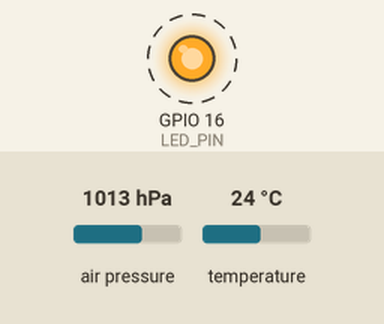
Recording of a sketch running on a simulated ESP8266 (NodeMCU). Shown: output pins drawn as LEDs (lit = HIGH). Wiring (inferred from the names in the program): BMP280 pressure sensor at I2C address 0x76. Dashed ring = blinking. The test bench sets the inputs (shaded band); at power-on: air pressure 1013 hPa, temperature 24 °C. What the sketch prints to the serial monitor is not drawn.

Above: at 6.6 s.
Timing chart, 0 to 10.8 s (numbered marks = the images above):
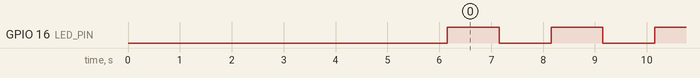

The sketch:

bmp280.ino
```cpp
#include <Wire.h>

/*most of these code stolen from https://github.com/kriswiner/ESP8266/blob/master/BMP280_ESP8266.ino */

#define I2C_DISPLAY_ADDRESS 0x3c
#define I2C_DISPLAY_DEVICE 4
char i2c_dev[I2C_DISPLAY_DEVICE][32]; // Array on string displayed

#define LED_PIN   16

// I2C Pins Settings
#define SDA_PIN   5
#define SDC_PIN   4

enum Posr {
  P_OSR_00 = 0,  // no op
  P_OSR_01,
  P_OSR_02,
  P_OSR_04,
  P_OSR_08,
  P_OSR_16
};

enum Tosr {
  T_OSR_00 = 0,  // no op
  T_OSR_01,
  T_OSR_02,
  T_OSR_04,
  T_OSR_08,
  T_OSR_16
};

enum IIRFilter {
  full = 0,  // bandwidth at full sample rate
  BW0_223ODR,
  BW0_092ODR,
  BW0_042ODR,
  BW0_021ODR // bandwidth at 0.021 x sample rate
};

enum Mode {
  BMP280Sleep = 0,
  forced,
  forced2,
  normal
};

enum SBy {
  t_00_5ms = 0,
  t_62_5ms,
  t_125ms,
  t_250ms,
  t_500ms,
  t_1000ms,
  t_2000ms,
  t_4000ms,
};


#define BMP280_ADDRESS 0x76 // Address of BMP280 altimeter when ADO = 0

// BMP280 registers
#define BMP280_TEMP_XLSB  0xFC
#define BMP280_TEMP_LSB   0xFB
#define BMP280_TEMP_MSB   0xFA
#define BMP280_PRESS_XLSB 0xF9
#define BMP280_PRESS_LSB  0xF8
#define BMP280_PRESS_MSB  0xF7
#define BMP280_CONFIG     0xF5
#define BMP280_CTRL_MEAS  0xF4
#define BMP280_STATUS     0xF3
#define BMP280_RESET      0xE0
#define BMP280_ID         0xD0  // should be 0x58
#define BMP280_CALIB00 0x88


// Specify BMP280 configuration
uint8_t Posr = P_OSR_16, Tosr = T_OSR_02, Mode = normal, IIRFilter = BW0_042ODR, SBy = t_62_5ms;     // set pressure amd temperature output data rate
// t_fine carries fine temperature as global value for BMP280
int32_t t_fine;

// BMP280 compensation parameters
uint16_t dig_T1, dig_P1;
int16_t  dig_T2, dig_T3, dig_P2, dig_P3, dig_P4, dig_P5, dig_P6, dig_P7, dig_P8, dig_P9;
double Temperature, Pressure; // stores BMP280 pressures sensor pressure and temperature
int32_t rawPress, rawTemp;   // pressure and temperature raw count output for BMP280

int16_t tempCount, rawPressure, rawTemperature;   // pressure, temperature raw count output
float   temperature, pressure, altitude; // Stores the MPU9250 internal chip temperature in degrees Celsius


uint32_t delt_t = 0, count = 0, sumCount = 0; // used to control display output rate

/* ======================================================================
  Function: i2cScan
  Purpose : scan I2C bus
  Input   : specifc address if looking for just 1 specific device
  Output  : number of I2C devices seens
  Comments: -
  ====================================================================== */
uint8_t i2c_scan(uint8_t address = 0xff)
{
  uint8_t error;
  int nDevices;
  uint8_t start = 1 ;
  uint8_t end   = 0x7F ;
  uint8_t index = 0;
  char device[16];
  char buffer[32];

  if (address >= start && address <= end) {
    start = address;
    end   = address + 1;
    Serial.print(F("Searching for device at address 0x"));
    Serial.printf("%02X ", address);
  } else {
    Serial.println(F("Scanning I2C bus ..."));
  }

  nDevices = 0;
  for (address = start; address < end; address++ ) {
    // The i2c_scanner uses the return value of
    // the Write.endTransmisstion to see if
    // a device did acknowledge to the address.
    Wire.beginTransmission(address);
    error = Wire.endTransmission();

    if (error == 0) {
      Serial.printf("Device ");

      if (address == 0x40)
        strcpy(device, "TH02" );
      else if (address == 0x29 || address == 0x39 || address == 0x49)
        strcpy(device, "TSL2561" );
      else if (address == I2C_DISPLAY_ADDRESS || address == I2C_DISPLAY_ADDRESS + 1)
        strcpy(device, "OLED SSD1306" );
      else if (address == 0x64)
        strcpy(device, "ATSHA204" );
      else
        strcpy(device, "Unknown" );

      sprintf(buffer, "0x%02X : %s", address, device );
      if (index < I2C_DISPLAY_DEVICE) {
        strcpy(i2c_dev[index++], buffer );
      }

      Serial.println(buffer);
      nDevices++;
    }
    else if (error == 4)
    {
      Serial.printf("Unknow error at address 0x%02X", address);
    }

    yield();
  }
  if (nDevices == 0)
    Serial.println(F("No I2C devices found"));
  else
    Serial.printf("Scan done, %d device found\r\n", nDevices);

  return nDevices;
}

//===================================================================================================================
//====== Set of useful function to access acceleration. gyroscope, magnetometer, and temperature data
//===================================================================================================================
int32_t readBMP280Temperature()
{
  uint8_t rawData[3];  // 20-bit pressure register data stored here
  readBytes(BMP280_ADDRESS, BMP280_TEMP_MSB, 3, &rawData[0]);
  return (int32_t) (((int32_t) rawData[0] << 16 | (int32_t) rawData[1] << 8 | rawData[2]) >> 4);
}

int32_t readBMP280Pressure()
{
  uint8_t rawData[3];  // 20-bit pressure register data stored here
  readBytes(BMP280_ADDRESS, BMP280_PRESS_MSB, 3, &rawData[0]);
  return (int32_t) (((int32_t) rawData[0] << 16 | (int32_t) rawData[1] << 8 | rawData[2]) >> 4);
}

void BMP280Init()
{
  // Configure the BMP280
  // Set T and P oversampling rates and sensor mode
  writeByte(BMP280_ADDRESS, BMP280_CTRL_MEAS, Tosr << 5 | Posr << 2 | Mode);
  // Set standby time interval in normal mode and bandwidth
  writeByte(BMP280_ADDRESS, BMP280_CONFIG, SBy << 5 | IIRFilter << 2);
  // Read and store calibration data
  uint8_t calib[24];
  readBytes(BMP280_ADDRESS, BMP280_CALIB00, 24, &calib[0]);
  dig_T1 = (uint16_t)(((uint16_t) calib[1] << 8) | calib[0]);
  dig_T2 = ( int16_t)((( int16_t) calib[3] << 8) | calib[2]);
  dig_T3 = ( int16_t)((( int16_t) calib[5] << 8) | calib[4]);
  dig_P1 = (uint16_t)(((uint16_t) calib[7] << 8) | calib[6]);
  dig_P2 = ( int16_t)((( int16_t) calib[9] << 8) | calib[8]);
  dig_P3 = ( int16_t)((( int16_t) calib[11] << 8) | calib[10]);
  dig_P4 = ( int16_t)((( int16_t) calib[13] << 8) | calib[12]);
  dig_P5 = ( int16_t)((( int16_t) calib[15] << 8) | calib[14]);
  dig_P6 = ( int16_t)((( int16_t) calib[17] << 8) | calib[16]);
  dig_P7 = ( int16_t)((( int16_t) calib[19] << 8) | calib[18]);
  dig_P8 = ( int16_t)((( int16_t) calib[21] << 8) | calib[20]);
  dig_P9 = ( int16_t)((( int16_t) calib[23] << 8) | calib[22]);
}

// Returns temperature in DegC, resolution is 0.01 DegC. Output value of
// “5123” equals 51.23 DegC.
int32_t bmp280_compensate_T(int32_t adc_T)
{
  int32_t var1, var2, T;
  var1 = ((((adc_T >> 3) - ((int32_t)dig_T1 << 1))) * ((int32_t)dig_T2)) >> 11;
  var2 = (((((adc_T >> 4) - ((int32_t)dig_T1)) * ((adc_T >> 4) - ((int32_t)dig_T1))) >> 12) * ((int32_t)dig_T3)) >> 14;
  t_fine = var1 + var2;
  T = (t_fine * 5 + 128) >> 8;
  return T;
}

// Returns pressure in Pa as unsigned 32 bit integer in Q24.8 format (24 integer bits and 8
//fractional bits).
//Output value of “24674867” represents 24674867/256 = 96386.2 Pa = 963.862 hPa
uint32_t bmp280_compensate_P(int32_t adc_P)
{
  long long var1, var2, p;
  var1 = ((long long)t_fine) - 128000;
  var2 = var1 * var1 * (long long)dig_P6;
  var2 = var2 + ((var1*(long long)dig_P5)<<17);
  var2 = var2 + (((long long)dig_P4)<<35);
  var1 = ((var1 * var1 * (long long)dig_P3)>>8) + ((var1 * (long long)dig_P2)<<12);
  var1 = (((((long long)1)<<47)+var1))*((long long)dig_P1)>>33;
  if(var1 == 0)
  {
    return 0;
    // avoid exception caused by division by zero
  }
  p = 1048576 - adc_P;
  p = (((p<<31) - var2)*3125)/var1;
  var1 = (((long long)dig_P9) * (p>>13) * (p>>13)) >> 25;
  var2 = (((long long)dig_P8) * p)>> 19;
  p = ((p + var1 + var2) >> 8) + (((long long)dig_P7)<<4);
  return (uint32_t)p;
}
// I2C read/write functions for the BMP280 sensors

void writeByte(uint8_t address, uint8_t subAddress, uint8_t data)
{
  Wire.beginTransmission(address);  // Initialize the Tx buffer
  Wire.write(subAddress);           // Put slave register address in Tx buffer
  Wire.write(data);                 // Put data in Tx buffer
  Wire.endTransmission();           // Send the Tx buffer
}

uint8_t readByte(uint8_t address, uint8_t subAddress)
{
  uint8_t data; // `data` will store the register data
  Wire.beginTransmission(address);         // Initialize the Tx buffer
  Wire.write(subAddress);                  // Put slave register address in Tx buffer
//  Wire.endTransmission(I2C_NOSTOP);        // Send the Tx buffer, but send a restart to keep connection alive
  Wire.endTransmission(false);             // Send the Tx buffer, but send a restart to keep connection alive
  Wire.requestFrom(address, 1);  // Read one byte from slave register address
//  Wire.requestFrom(address, (size_t) 1);   // Read one byte from slave register address
  data = Wire.read();                      // Fill Rx buffer with result
  return data;                             // Return data read from slave register
}

void readBytes(uint8_t address, uint8_t subAddress, uint8_t count, uint8_t * dest)
{
  Wire.beginTransmission(address);   // Initialize the Tx buffer
  Wire.write(subAddress);            // Put slave register address in Tx buffer
//  Wire.endTransmission(I2C_NOSTOP);  // Send the Tx buffer, but send a restart to keep connection alive
  Wire.endTransmission(false);       // Send the Tx buffer, but send a restart to keep connection alive
  uint8_t i = 0;
        Wire.requestFrom(address, count);  // Read bytes from slave register address
//        Wire.requestFrom(address, (size_t) count);  // Read bytes from slave register address
  while (Wire.available()) {
        dest[i++] = Wire.read(); }         // Put read results in the Rx buffer
}

void setup() {
  // put your setup code here, to run once:
  Serial.begin(115200);
  Serial.print("esp8266 setup!\r\n");
  pinMode(LED_PIN, OUTPUT);

  // Get some information abut the ESP8266

  uint32_t freeheap = ESP.getFreeHeap();
  Serial.print("Free Heap Size = "); Serial.println(freeheap);
  uint32_t chipID = ESP.getChipId();
  Serial.print("ESP8266 chip ID = "); Serial.println(chipID);
  uint32_t flashChipID = ESP.getFlashChipId();
  Serial.print("ESP8266 flash chip ID = "); Serial.println(flashChipID);
  uint32_t flashChipSize = ESP.getFlashChipSize();
  Serial.print("ESP8266 flash chip size = "); Serial.print(flashChipSize); Serial.println(" bytes");
  uint32_t flashChipSpeed = ESP.getFlashChipSpeed();
  Serial.print("ESP8266 flash chip speed = "); Serial.print(flashChipSpeed); Serial.println(" Hz");
  uint32_t getVcc = ESP.getVcc();
  Serial.print("ESP8266 supply voltage = "); Serial.print(getVcc); Serial.println(" volts");
  delay(4000); // give some time to read the screen

  Wire.begin(SDA_PIN, SDC_PIN);

  i2c_scan();

   // Read the WHO_AM_I register of the BMP280 this is a good test of communication
  byte f = readByte(BMP280_ADDRESS, BMP280_ID);  // Read WHO_AM_I register for BMP280
  Serial.print("BMP280 ");
  Serial.print("I AM ");
  Serial.print(f, HEX);
  Serial.print(" I should be ");
  Serial.println(0x58, HEX);
  Serial.println(" ");

  delay(1000);

  writeByte(BMP280_ADDRESS, BMP280_RESET, 0xB6); // reset BMP280 before initilization
  delay(100);

  BMP280Init(); // Initialize BMP280 altimeter
  Serial.println("Calibration coeficients:");
  Serial.print("dig_T1 =");
  Serial.println(dig_T1);
  Serial.print("dig_T2 =");
  Serial.println(dig_T2);
  Serial.print("dig_T3 =");
  Serial.println(dig_T3);
  Serial.print("dig_P1 =");
  Serial.println(dig_P1);
  Serial.print("dig_P2 =");
  Serial.println(dig_P2);
  Serial.print("dig_P3 =");
  Serial.println(dig_P3);
  Serial.print("dig_P4 =");
  Serial.println(dig_P4);
  Serial.print("dig_P5 =");
  Serial.println(dig_P5);
  Serial.print("dig_P6 =");
  Serial.println(dig_P6);
  Serial.print("dig_P7 =");
  Serial.println(dig_P7);
  Serial.print("dig_P8 =");
  Serial.println(dig_P8);
  Serial.print("dig_P9 =");
  Serial.println(dig_P9);
  delay(1000);

}

void loop() {
  uint8_t count = 5;

  // put your main code here, to run repeatedly:
  while (count --) {
    digitalWrite(LED_PIN, HIGH);
    delay(1000);
    digitalWrite(LED_PIN, LOW);
    delay(1000);
  }

   // Serial print and/or display at 0.5 s rate independent of data rates
    delt_t = millis() - count;
    if (delt_t > 500) { // update LCD once per half-second independent of read rate

      rawPress =  readBMP280Pressure();
      pressure = (float) bmp280_compensate_P(rawPress)/25600.; // Pressure in mbar
      rawTemp =   readBMP280Temperature();
      temperature = (float) bmp280_compensate_T(rawTemp)/100.;

      Serial.println("BMP280:");
      Serial.print("Altimeter temperature = ");
      Serial.print( temperature, 2);
      Serial.println(" C"); // temperature in degrees Celsius
      Serial.print("Altimeter temperature = ");
      Serial.print(9.*temperature/5. + 32., 2);
      Serial.println(" F"); // temperature in degrees Fahrenheit
      Serial.print("Altimeter pressure = ");
      Serial.print(pressure, 2);
      Serial.println(" mbar");// pressure in millibar

#if 1
      altitude = 145366.45f*(1.0f - pow((pressure/1013.25f), 0.190284f));
      Serial.print("Altitude = ");
      Serial.print(altitude, 2);
      Serial.println(" feet");
      Serial.println(" ");
#endif

      count = millis();

    }
}
```

Measured:
- by itself, GPIO 16 (LED_PIN): alternates HIGH for 1.0 s and LOW for 1.0 s
